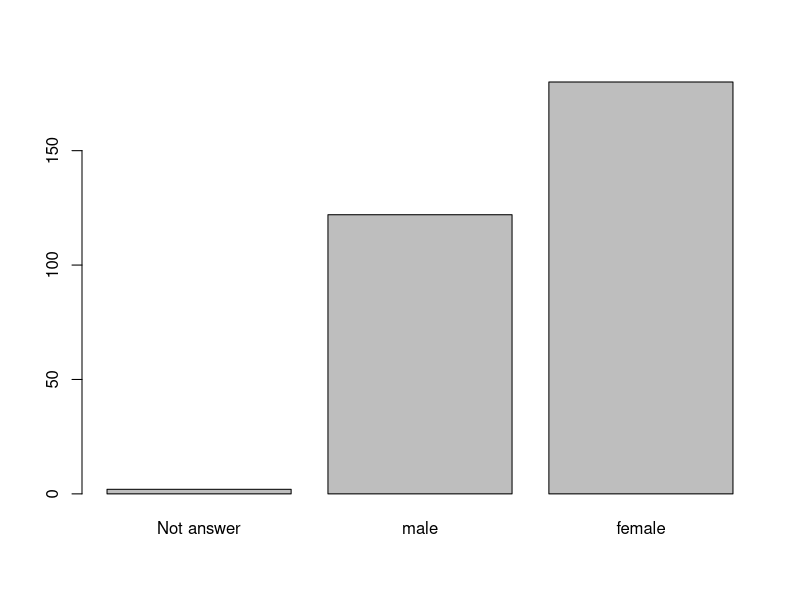
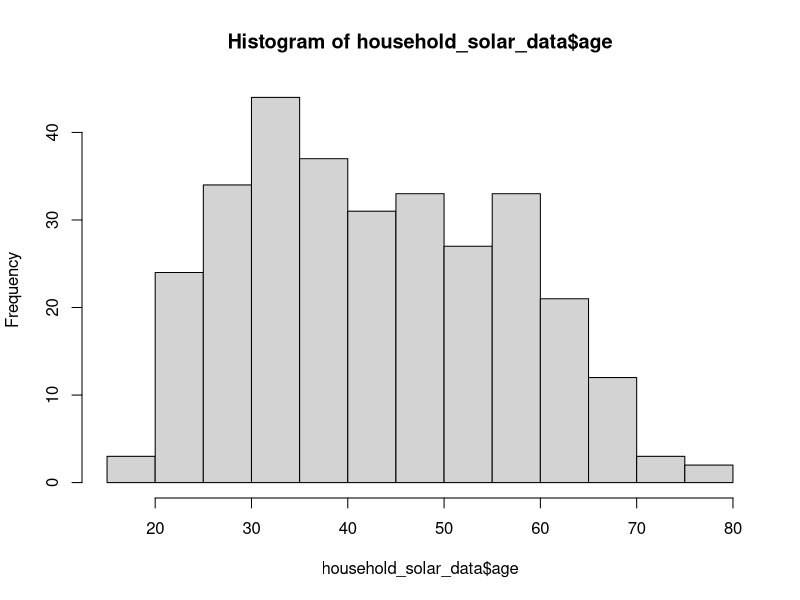
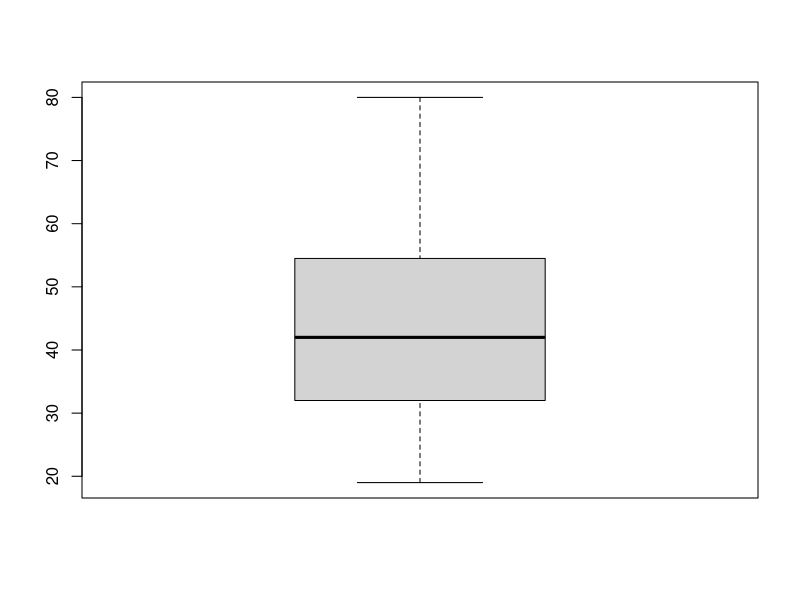

Reproduce these figures in R, in order.
## ---- chunk 1
drinks <- c(2, 4, 3, 1, 1, 2, 1)
drinks
## ---- chunk 2
n <- length(drinks)
n
## ---- chunk 3
mean_drinks <- mean(drinks)
mean_drinks
## ---- chunk 4
deviation_drinks <- drinks - mean_drinks 
deviation_drinks
## ---- chunk 5
sum(deviation_drinks)
## ---- chunk 6
sqr_dev <- deviation_drinks ^ 2
sqr_dev
## ---- chunk 7
sum(sqr_dev)
## ---- chunk 8
sum(sqr_dev)/(n-1)
## ---- chunk 9
var(drinks)
sum(sqr_dev)/(n-1) == var(drinks) #same value
## ---- chunk 10
sqrt(var(drinks))
## ---- chunk 11
sd(drinks)
## ---- chunk 12
sum((drinks-mean(drinks))^2)/(length(drinks)-1)
## ---- chunk 13
solar_data <- read.csv("RES_STAT_Lab4_Data.csv")
head(solar_data) #look at top 5 rows
## ---- chunk 14
table(solar_data$user)
## ---- chunk 15
household_solar_data <- solar_data[solar_data$user < 3, ]
table(household_solar_data$user)
## ---- chunk 16
household_solar_data$user <- factor(household_solar_data$user, labels = c("small residence", "regular residence"))
table(household_solar_data$user) #always check your results
str(household_solar_data$user) # see structure of the variable
## ---- chunk 17
table(household_solar_data$sex) #before
household_solar_data$sex <- factor(household_solar_data$sex, labels = c("Not answer", "male", "female" ))

str(household_solar_data$sex)
## ---- chunk 18
table(household_solar_data$sex)
summary(household_solar_data$sex)

## ---- chunk 19
plot(household_solar_data$sex)
## ---- chunk 20
table(household_solar_data$user, household_solar_data$sex)
## ---- chunk 21
mean(household_solar_data$age)
## ---- chunk 22
median(household_solar_data$age)
## ---- chunk 23
summary(household_solar_data$age)
## ---- chunk 24
sd(household_solar_data$age)
var(household_solar_data$age)
## ---- chunk 25
library(psych)
## ---- chunk 26
describe(household_solar_data[, 4:5])
## ---- chunk 27
?describe
## ---- chunk 28
hist(household_solar_data$age)
boxplot(household_solar_data$age)
